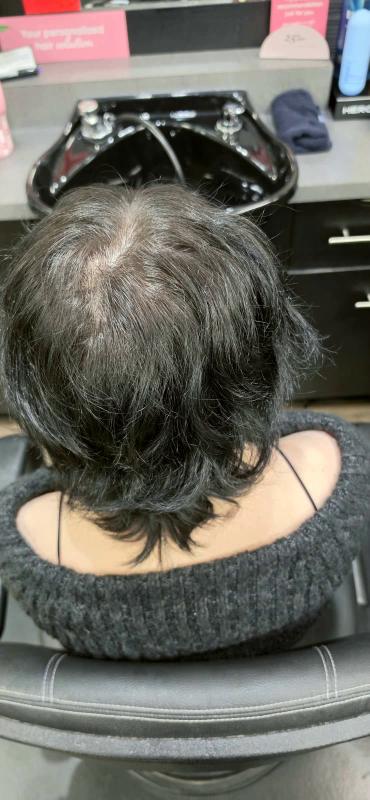
#> input picture Chatters_Videos/marina_colour_cut_style/src/before_top.jpg, 739 x 1600 px (shown at 1/2 size); its folder holds 2 pictures in this run
$ python build_video.py
#> lines starting #> are read from the running program, lines starting #| are printed output that depends on the picture
"""Marina before/after reel (trend format: before first, white-flash snap into the reveal): 1080x1920, 30 fps,
92 BPM grid, silent master.

Sources (same mall-light grade on all): before_video.mov (478x850, 4.3 s walk-around), before_top / before_side /
after_right / after_left photos (739x1600). Background people, sale signage and a poster face are softened with a
feathered blur on the source (BLUR), never shown sharp. Photos are narrower than 9:16, so crops stay at full width
(<= 1.46x) and motion is a vertical drift; zoom never exceeds 1.6x.
"""
import math
import os
import subprocess
import sys

from PIL import Image, ImageDraw, ImageFilter

D = os.path.dirname(os.path.abspath(__file__))
sys.path.insert(0, os.path.expanduser(
    "~/.claude/skills/synced/aaa4054b-393e-49a4-a4aa-cf26603f340c_09a11075-96da-4ac6-a038-39dc0a7b9638/chatters-house-style/scripts"))
import house_titles as ht  # noqa: E402

W, H, FPS, BPM = 1080, 1920, 30, 92
BEAT = 60 / BPM
GRADE = "eq=contrast=1.09:saturation=1.06:gamma=1.02,colorbalance=rs=0.03:bs=-0.03"
# (x0, y0, x1, y1) regions to soften per photo
BLUR = {
    "before_top": [(0, 0, 739, 140)],              # in-store sign
    "before_side": [(0, 0, 739, 430)],             # other customers at the counter, shelf
    "after_right": [(0, 0, 739, 490)],             # sale signage / price tags
    "after_left": [(0, 0, 739, 375), (650, 375, 739, 1000)],  # poster with a face, shelves
}


def soften(img, boxes):
    blurred = img.filter(ImageFilter.GaussianBlur(22))
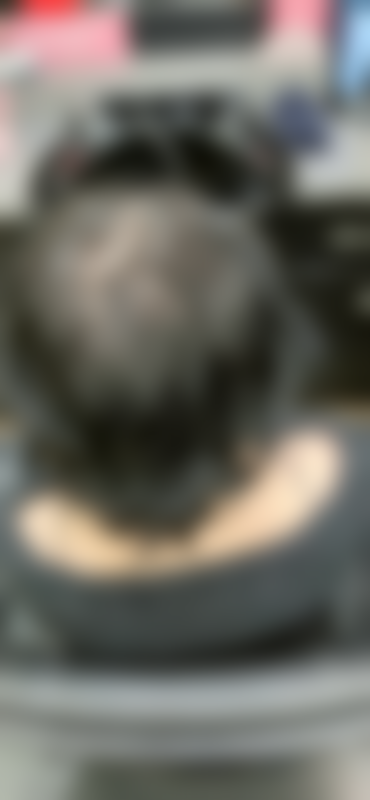
#> blurred: PIL image 739x1600 RGB (shown at 1/2 size); mean R, G, B 107.8, 105.8, 98.6
    mask = Image.new("L", img.size, 0)
#> mask: PIL image 739x1600 L; every value is 0
    d = ImageDraw.Draw(mask)
    for b in boxes:
        d.rectangle(b, fill=255)
#> this loop made 1 pass
#> b on pass 1: (0, 0, 739, 140)
    mask = mask.filter(ImageFilter.GaussianBlur(14))
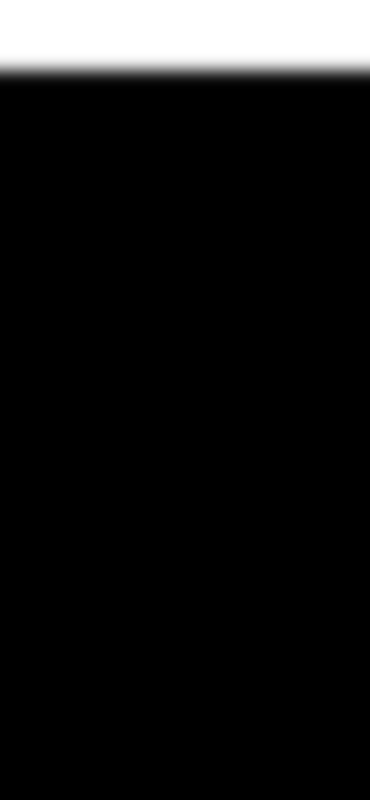
#> mask: PIL image 739x1600 L (shown at 1/2 size); min 0, max 255, mean 22.5
    return Image.composite(blurred, img, mask)
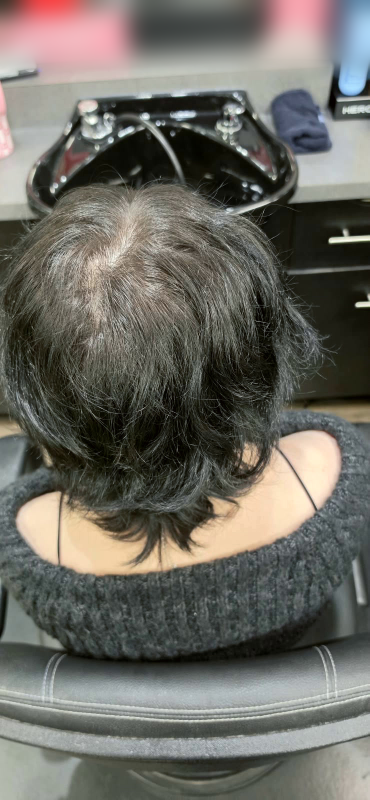
#> returned value: PIL image 739x1600 RGB (shown at 1/2 size); mean R, G, B 107.7, 105.7, 98.5


P = {k: soften(Image.open(f"{D}/src/{k}.jpg").convert("RGB"), BLUR[k]) for k in BLUR}
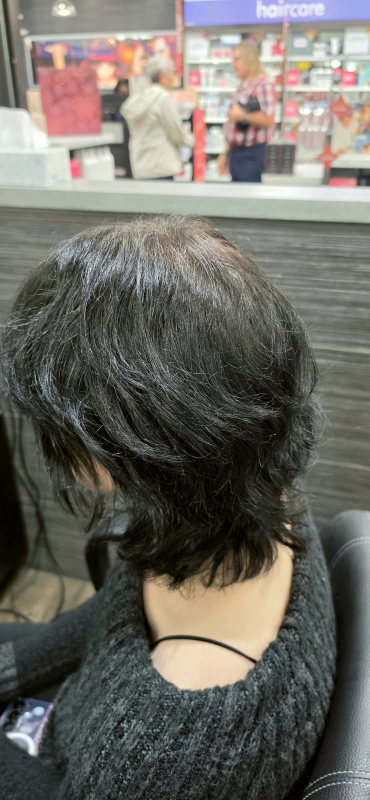
#> input picture Chatters_Videos/marina_colour_cut_style/src/before_side.jpg, 739 x 1600 px (shown at 1/2 size)
#> in soften (call 2), `blurred = img.filter(ImageFilter.GaussianBlur(22))`:
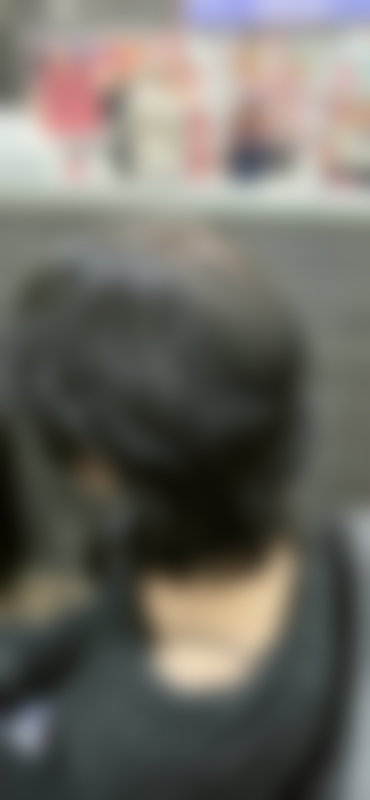
#> blurred: PIL image 739x1600 RGB (shown at 1/2 size); mean R, G, B 108.7, 106.7, 99.4
#> the loop in soften (call 2), `for b in boxes:` made 1 pass
#> b on pass 1: (0, 0, 739, 430)
#> in soften (call 2), `mask = mask.filter(ImageFilter.GaussianBlur(14))`:
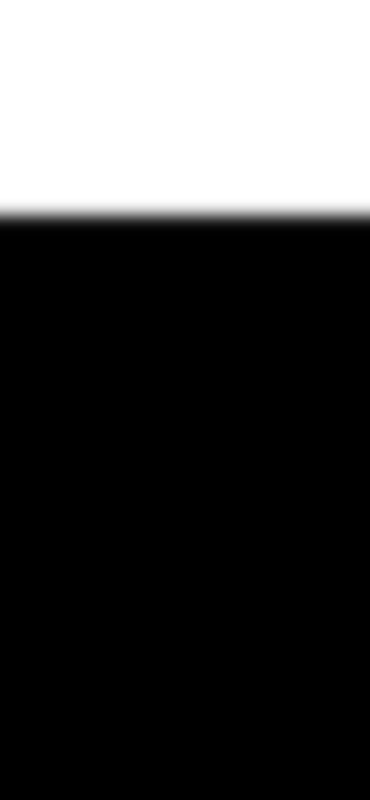
#> mask: PIL image 739x1600 L (shown at 1/2 size); min 0, max 255, mean 68.7
#> in soften (call 2), `return Image.composite(blurred, img, mask)`:
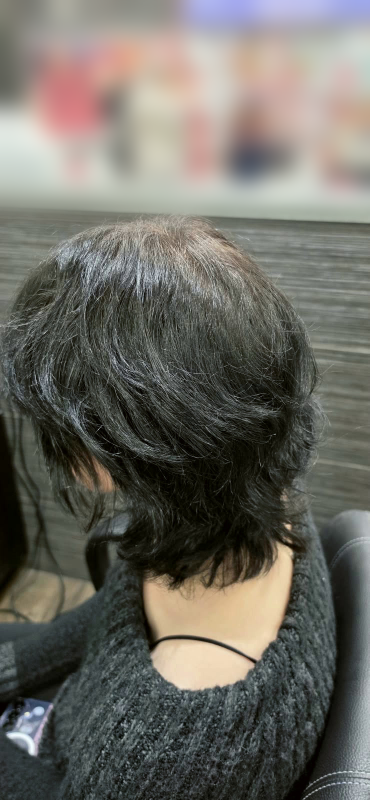
#> returned value: PIL image 739x1600 RGB (shown at 1/2 size); mean R, G, B 108.5, 106.4, 99.1
#> (the run stopped early here; a loop or call above may not have finished)
